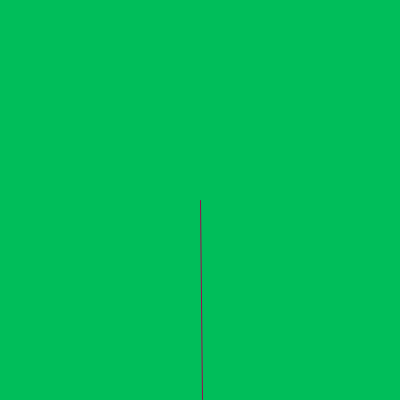
Frame 1 (no input)
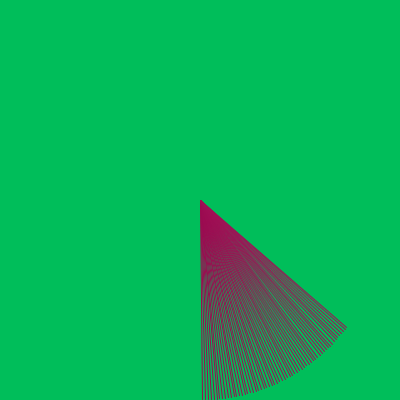
Frame 60 (the mouse pressed at the canvas centre just before this capture)
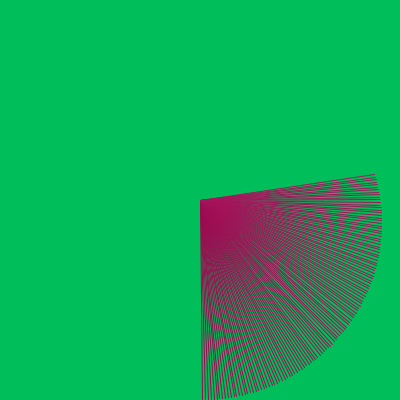
Frame 120 (the mouse held since frame 60 and released just before this capture)

The Processing sketch that drew these frames (run headless with seeded random() and noise(); from frame 60 on, the mouse is pressed at the canvas centre):

// Processing sketch: processing_154435
// ── processing_154435.pde

float k = 2/7.0;
 float i = 0;

void setup() {
  size(400, 400);
  background(0,190,90);
}
void draw() {
  translate(width/2, height/2);
  float t = frameCount / 70.0;
  float x = 200*cos(k*t) * sin(t);
  float y = 200*cos(k*t) * cos(t);
 if (i > 100){
 i=-1;
 }
  stroke(155+i,10+i,80+i);
  i += .1;
  line(0, 0, x, y);
 
}
